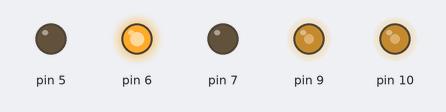
This sketch was run on a simulated Arduino Uno, built with avr-gcc and run on an emulated ATmega328P. Parts: output pins drawn as LEDs (lit = HIGH).

Above: at 0.1 s.
Timing chart, 0 to 1.6 s (numbered marks = the images above):
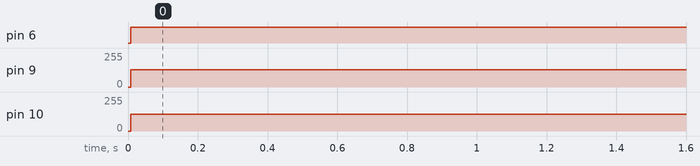

Measured:
- by itself, pin 6: LOW → HIGH at 0.01 s
- by itself, pin 9: 0/255 → 128/255 at 0.01 s
- by itself, pin 10: 0/255 → 127/255 at 0.01 s

The sketch:

codesinglephase.ino
```cpp
// defintation section
#define ARRAY_SIZE 50
#define T1 3
#define T2 9
#define T3 5
#define T4 6
// end defeition section
// function decleatraion section
void InitTimersSafe();
bool SetPinFrequencySafe(int8_t pin, uint32_t frequency);
void pwmWriteHR(uint8_t pin, uint16_t val);
// end function decleration section
// variable decleration section
char count = 1;
int32_t frequency = 10000;
int32_t volt;
unsigned int time = 10000;
int count1 = 1;
int count2 = 1;
int delaytime;
float sineWave[ARRAY_SIZE];
float angle;
// variable decaltion section

void setup() {
  for (int i = 0; i < ARRAY_SIZE; i++) {
    angle = (PI * i) / (ARRAY_SIZE - 1);
    sineWave[i] = sin(angle);
  }
  InitTimersSafe();
  SetPinFrequencySafe(10, frequency);
  SetPinFrequencySafe(9, frequency);
  DDRD |= 0b11100000;
    //Serial.begin(250000);
}
void loop() {
 // volt = analogRead(A0);
  //time = map(analogRead(A0),0,1023,5000 , 25000 );

    PORTD |=  (0b01000000);
  pwmWriteHR(10, 32700);  //Maximum 65535
  pwmWriteHR(9, 32700);
  TCCR1A |= bit (COM1A0);
//Serial.println(volt);


}
```

ATimerDefs.cpp
```cpp
// (licence header left out)
#if defined(__AVR_ATmega640__) || defined(__AVR_ATmega1280__) || defined(__AVR_ATmega1281__) || defined(__AVR_ATmega2560__) || defined(__AVR_ATmega2561__)

#include "wiring_private.h"
#include "../PWM.h"

#define UINT16_MAX 65535
#define UINT8_MAX 255

//--------------------------------------------------------------------------------
//							Helper Functions
//--------------------------------------------------------------------------------

static float toBaseTwo(double baseTenNum)
{
	return log(baseTenNum + 1)/log(2);
}

//--------------------------------------------------------------------------------
//							16 Bit Timer Functions
//--------------------------------------------------------------------------------

uint32_t GetFrequency_16(const int16_t timerOffset)
{
	return (int32_t)(F_CPU/(2 * (int32_t)GetTop_16(timerOffset) * GetPrescaler_16(timerOffset)));
}

bool SetFrequency_16(const int16_t timerOffset, uint32_t f)
{
	if(f > 2000000 || f < 1)
	return false;

	//find the smallest usable multiplier
	uint16_t multiplier = (int16_t)(F_CPU / (2 * f * UINT16_MAX));

	uint8_t iterate = 0;
	while(multiplier > pscLst[iterate++]);

	multiplier = pscLst[iterate];		//multiplier holds the clock select value, and iterate holds the corresponding CS flag

	//getting the timer top using the new multiplier
	uint16_t timerTop = (uint16_t)(F_CPU/(2* f * multiplier));

	SetTop_16(timerOffset, timerTop);
	SetPrescaler_16(timerOffset, (prescaler)iterate);

	return true;
}

uint16_t GetPrescaler_16(const int16_t timerOffset)
{
	return pscLst[(TCCRB_16(timerOffset) & 7)];
}

void SetPrescaler_16(const int16_t timerOffset, prescaler psc)
{
	TCCRB_16(timerOffset) = (TCCRB_16(timerOffset) & ~7) | (psc & 7);
}

void SetTop_16(const int16_t timerOffset, uint16_t top)
{
	ICR_16(timerOffset) = top;
}

uint16_t GetTop_16(const int16_t timerOffset)
{
	return ICR_16(timerOffset);
}

void Initialize_16(const int16_t timerOffset)
{
	//setting the waveform generation mode
	uint8_t wgm = 8;

	TCCRA_16(timerOffset) = (TCCRA_16(timerOffset) & B11111100) | (wgm & 3);
	TCCRB_16(timerOffset) = (TCCRB_16(timerOffset) & B11100111) | ((wgm & 12) << 1);

	SetFrequency_16(timerOffset, 500);
}

float GetResolution_16(const int16_t timerOffset)
{
	return toBaseTwo(ICR_16(timerOffset));
}

//--------------------------------------------------------------------------------
//							8 Bit Timer Functions
//--------------------------------------------------------------------------------

uint32_t GetFrequency_8(const int16_t timerOffset)
{
	return (uint32_t)(F_CPU/((uint32_t)2 * GetTop_8(timerOffset) * GetPrescaler_8(timerOffset)));
}

bool SetFrequency_8(const int16_t timerOffset, uint32_t f)
{
	if(f > 2000000 || f < 31)
		return false;

	//find the smallest usable multiplier
	uint16_t multiplier = (F_CPU / (2 * (uint32_t)f * UINT8_MAX));

	uint8_t iterate = 0;
	uint16_t timerTop;

	do
	{
		if(TIMER2_OFFSET != timerOffset)
		{
			while(multiplier > pscLst[++iterate]);
			multiplier = pscLst[iterate];
		}
		else
		{
			while(multiplier > pscLst_alt[++iterate]);
			multiplier = pscLst_alt[iterate];
		}
		//getting the timer top using the new multiplier
		timerTop = (F_CPU/(2* f * (uint32_t)multiplier));
	} while (timerTop > UINT8_MAX);

	SetTop_8(timerOffset, timerTop);

	if(timerOffset != TIMER2_OFFSET)
	SetPrescaler_8(timerOffset, (prescaler)iterate);
	else
	SetPrescalerAlt_8(timerOffset, (prescaler_alt)iterate);

	return true;
}

uint16_t GetPrescaler_8(const int16_t timerOffset)
{
	if(timerOffset != TIMER2_OFFSET)
		return pscLst[(TCCRB_8(timerOffset) & 7)];
	else
		return pscLst_alt[(TCCRB_8(timerOffset) & 7)];
}

void SetPrescalerAlt_8(const int16_t timerOffset, prescaler_alt psc)
{
	TCCRB_8(timerOffset) = (TCCRB_8(timerOffset) & ~7) | (psc & 7);
}

void SetPrescaler_8(const int16_t timerOffset, prescaler psc)
{
	TCCRB_8(timerOffset) = (TCCRB_8(timerOffset) & ~7) | (psc & 7);
}

void SetTop_8(const int16_t timerOffset, uint8_t top)
{
	OCRA_8(timerOffset) = top;
}

uint8_t	GetTop_8(const int16_t timerOffset)
{
	return OCRA_8(timerOffset);
}

void Initialize_8(const int16_t timerOffset)
{
	//setting the waveform generation mode
	uint8_t wgm = 5;

	TCCRA_8(timerOffset) = (TCCRA_8(timerOffset) & B11111100) | (wgm & 3);
	TCCRB_8(timerOffset) = (TCCRB_8(timerOffset) & B11110111) | ((wgm & 12) << 1);

	//disable timer0's interrupt when initialization is called, otherwise handler will eat
	//up processor cycles when PWM on timer0 is set to high frequencies. This will effectively disable
	//Arduino's time keeping functions, which the user should be aware of before initializing timer0
	if(timerOffset == 0)
	{
		TIMSK0 &= B11111110;
	}

	SetFrequency_8(timerOffset, 500);
}

float GetResolution_8(const int16_t timerOffset)
{
	return toBaseTwo(OCRA_8(timerOffset));
}

//--------------------------------------------------------------------------------
//							Timer Independent Functions
//--------------------------------------------------------------------------------

void pwmWrite(uint8_t pin, uint8_t val)
{
	pinMode(pin, OUTPUT);

	uint32_t tmp = val;

	if (val == 0)
		digitalWrite(pin, LOW);
	else if (val == 255)
		digitalWrite(pin, HIGH);
	else
	{
		TimerData td = timer_to_pwm_data[digitalPinToTimer(pin)];
		if(td.ChannelRegLoc) //null checking
		{
			if(td.Is16Bit)
			{
				sbi(_SFR_MEM8(td.PinConnectRegLoc), td.PinConnectBits);
				_SFR_MEM16(td.ChannelRegLoc) = (tmp * _SFR_MEM16(td.TimerTopRegLoc)) / 255;
			}
			else
			{
				sbi(_SFR_MEM8(td.PinConnectRegLoc), td.PinConnectBits);
				_SFR_MEM8(td.ChannelRegLoc) = (tmp * _SFR_MEM8(td.TimerTopRegLoc)) / 255;
			}
		}
	}
}

//takes a 16 bit value instead of an 8 bit value for maximum resolution
void pwmWriteHR(uint8_t pin, uint16_t val)
{
	pinMode(pin, OUTPUT);

	uint32_t tmp = val;

	if (val == 0)
	digitalWrite(pin, LOW);
	else if (val == 65535)
	digitalWrite(pin, HIGH);
	else
	{
		TimerData td = timer_to_pwm_data[digitalPinToTimer(pin)];
		if(td.ChannelRegLoc) //null checking
		{
			if(td.Is16Bit)
			{
				sbi(_SFR_MEM8(td.PinConnectRegLoc), td.PinConnectBits);
				_SFR_MEM16(td.ChannelRegLoc) = (tmp * _SFR_MEM16(td.TimerTopRegLoc)) / 65535;
			}
			else
			{
				sbi(_SFR_MEM8(td.PinConnectRegLoc), td.PinConnectBits);
				_SFR_MEM8(td.ChannelRegLoc) = (tmp * _SFR_MEM8(td.TimerTopRegLoc)) / 65535;
			}
		}
	}
}

//Initializes all timer objects, setting them to modes compatible with frequency manipulation. All timers are set to 488 - 500 Hz at the end of initialization.
void InitTimers()
{
	Timer0_Initialize();
	InitTimersSafe();
}

//initializes all timer objects except for timer 0, which is necessary for the Arduino's time keeping functions
void InitTimersSafe()
{
	Timer1_Initialize();
	Timer2_Initialize();
	Timer3_Initialize();
	Timer4_Initialize();
	Timer5_Initialize();
}

bool SetPinFrequency(int8_t pin, uint32_t frequency)
{
	uint8_t timer = digitalPinToTimer(pin);

	if(timer == TIMER0B)
	return Timer0_SetFrequency(frequency);
	else if(timer == TIMER1A || timer == TIMER1B)
	return Timer1_SetFrequency(frequency);
	else if(timer == TIMER2B)
	return Timer2_SetFrequency(frequency);
	else if(timer == TIMER3A || timer == TIMER3B || timer == TIMER3C)
	return Timer3_SetFrequency(frequency);
	else if(timer == TIMER4A || timer == TIMER4B || timer == TIMER4C)
	return Timer4_SetFrequency(frequency);
	else if(timer == TIMER5A || timer == TIMER5B || timer == TIMER5C)
	return Timer5_SetFrequency(frequency);
	else
	return false;
}

bool SetPinFrequencySafe(int8_t pin, uint32_t frequency)
{
	uint8_t timer = digitalPinToTimer(pin);

	if(timer == TIMER1A || timer == TIMER1B)
	return Timer1_SetFrequency(frequency);
	else if(timer == TIMER2B)
	return Timer2_SetFrequency(frequency);
	else if(timer == TIMER3A || timer == TIMER3B || timer == TIMER3C)
	return Timer3_SetFrequency(frequency);
	else if(timer == TIMER4A || timer == TIMER4B || timer == TIMER4C)
	return Timer4_SetFrequency(frequency);
	else if(timer == TIMER5A || timer == TIMER5B || timer == TIMER5C)
	return Timer5_SetFrequency(frequency);
	else
	return false;
}

float GetPinResolution(uint8_t pin)
{
	TimerData td = timer_to_pwm_data[digitalPinToTimer(pin)];
	double baseTenRes = 0;

	if(td.ChannelRegLoc)
	{
		//getting a base 10 resolution
		td.Is16Bit? (baseTenRes = _SFR_MEM16(td.TimerTopRegLoc)) : (baseTenRes = _SFR_MEM8(td.TimerTopRegLoc));

		//change the base and return
		return toBaseTwo(baseTenRes);
	}
	else
	{
		return 0;
	}
}
#endif
```

BTimerDefs.cpp
```cpp
// (licence header left out)
#if defined(__AVR_ATmega48__) || defined(__AVR_ATmega88__) || defined(__AVR_ATmega88P__) || defined(__AVR_ATmega168__) || defined(__AVR_ATmega168P__) || defined(__AVR_ATmega328__) || defined(__AVR_ATmega328P__)

#include "wiring_private.h"
#include "../PWM.h"

#define UINT16_MAX 65535
#define UINT8_MAX 255

//--------------------------------------------------------------------------------
//							Helper Functions
//--------------------------------------------------------------------------------

static float toBaseTwo(double baseTenNum)
{
	return log(baseTenNum + 1)/log(2);
}

//--------------------------------------------------------------------------------
//							16 Bit Timer Functions
//--------------------------------------------------------------------------------

uint32_t GetFrequency_16()
{
	return (int32_t)(F_CPU/(2 * (int32_t)GetTop_16() * GetPrescaler_16()));
}

bool SetFrequency_16(uint32_t f)
{
	if(f > 2000000 || f < 1)
	return false;

	//find the smallest usable multiplier
	uint16_t multiplier = (int16_t)(F_CPU / (2 * f * UINT16_MAX));

	uint8_t iterate = 0;
	while(multiplier > pscLst[iterate++]);

	multiplier = pscLst[iterate]; //multiplier holds the clock select value, and iterate holds the corresponding CS flag

	//getting the timer top using the new multiplier
	uint16_t timerTop = (uint16_t)(F_CPU/(2* f * multiplier));

	SetTop_16(timerTop);
	SetPrescaler_16((prescaler)iterate);

	return true;
}

uint16_t GetPrescaler_16()
{
	return pscLst[(TCCR1B & 7)];
}

void SetPrescaler_16(prescaler psc)
{
	TCCR1B = (TCCR1B & ~7) | (psc & 7);
}

void SetTop_16(uint16_t top)
{
	ICR1 = top;
}

uint16_t GetTop_16()
{
	return ICR1;
}

void Initialize_16()
{
	//setting the waveform generation mode
	uint8_t wgm = 8;

	TCCR1A = (TCCR1A & B11111100) | (wgm & 3);
	TCCR1B = (TCCR1B & B11100111) | ((wgm & 12) << 1);

	SetFrequency_16(500);
}

float GetResolution_16()
{
	return toBaseTwo(ICR1);
}

//--------------------------------------------------------------------------------
//							8 Bit Timer Functions
//--------------------------------------------------------------------------------

uint32_t GetFrequency_8(const int16_t timerOffset)
{
	return (uint32_t)(F_CPU/((uint32_t)2 * GetTop_8(timerOffset) * GetPrescaler_8(timerOffset)));
}

bool SetFrequency_8(const int16_t timerOffset, uint32_t f)
{
	if(f > 2000000 || f < 31)
		return false;

	//find the smallest usable multiplier
	uint16_t multiplier = (F_CPU / (2 * (uint32_t)f * UINT8_MAX));

	uint8_t iterate = 0;
	uint16_t timerTop;

	do
	{
		if(TIMER2_OFFSET != timerOffset)
		{
			while(multiplier > pscLst[++iterate]);
			multiplier = pscLst[iterate];
		}
		else
		{
			while(multiplier > pscLst_alt[++iterate]);
			multiplier = pscLst_alt[iterate];
		}

		//getting the timer top using the new multiplier
		timerTop = (F_CPU/(2* f * (uint32_t)multiplier));

	} while (timerTop > UINT8_MAX);

	SetTop_8(timerOffset, timerTop);

	if(timerOffset != TIMER2_OFFSET)
	SetPrescaler_8(timerOffset, (prescaler)iterate);
	else
	SetPrescalerAlt_8(timerOffset, (prescaler_alt)iterate);

	return true;
}

uint16_t GetPrescaler_8(const int16_t timerOffset)
{
	if(timerOffset != TIMER2_OFFSET)
		return pscLst[(TCCRB_8(timerOffset) & 7)];
	else
		return pscLst_alt[(TCCRB_8(timerOffset) & 7)];
}

void SetPrescaler_8(const int16_t timerOffset, prescaler psc)
{
	TCCRB_8(timerOffset) = (TCCRB_8(timerOffset) & ~7) | (psc & 7);
}

void SetPrescalerAlt_8(const int16_t timerOffset, prescaler_alt psc)
{
	TCCRB_8(timerOffset) = (TCCRB_8(timerOffset) & ~7) | (psc & 7);
}

void SetTop_8(const int16_t timerOffset, uint8_t top)
{
	OCRA_8(timerOffset) = top;
}

uint8_t	GetTop_8(const int16_t timerOffset)
{
	return OCRA_8(timerOffset);
}

void Initialize_8(const int16_t timerOffset)
{
	//setting the waveform generation mode
	uint8_t wgm = 5;

	TCCRA_8(timerOffset) = (TCCRA_8(timerOffset) & B11111100) | (wgm & 3);
	TCCRB_8(timerOffset) = (TCCRB_8(timerOffset) & B11110111) | ((wgm & 12) << 1);

	//disable timer0's interrupt when initialization is called, otherwise handler will eat
	//up processor cycles when PWM on timer0 is set to high frequencies. This will effectively disable
	//Arduino's time keeping functions, which the user should be aware of before initializing timer0
	if(timerOffset == 0)
	{
		TIMSK0 &= B11111110;
	}

	SetFrequency_8(timerOffset, 500);
}

float GetResolution_8(const int16_t timerOffset)
{
	return toBaseTwo(OCRA_8(timerOffset));
}


//--------------------------------------------------------------------------------
//							Timer Independent Functions
//--------------------------------------------------------------------------------

void pwmWrite(uint8_t pin, uint8_t val)
{
	pinMode(pin, OUTPUT);

	//casting "val" to be larger so that the final value (which is the partially
	//the result of multiplying two potentially high value int16s) will not truncate
	uint32_t tmp = val;

	if (val == 0)
		digitalWrite(pin, LOW);
	else if (val == 255)
		digitalWrite(pin, HIGH);
	else
	{
		uint16_t regLoc16 = 0;
		uint16_t regLoc8 = 0;

		uint16_t top;

		switch(digitalPinToTimer(pin))
		{
			case TIMER0B:
			sbi(TCCR0A, COM0B1);
			regLoc8 = OCR0B_MEM;
			top = Timer0_GetTop();
			break;
			case TIMER1A:
			sbi(TCCR1A, COM1A1);
			regLoc16 = OCR1A_MEM;
			top = Timer1_GetTop();
			break;
			case TIMER1B:
			sbi(TCCR1A, COM1B1);
			regLoc16 = OCR1B_MEM;
			top = Timer1_GetTop();
			break;
			case TIMER2B:
			sbi(TCCR2A, COM2B1);
			regLoc8 = OCR2B_MEM;
			top = Timer2_GetTop();
			break;
			case NOT_ON_TIMER:
			default:
			if (val < 128)
			digitalWrite(pin, LOW);
			else
			digitalWrite(pin, HIGH);
			return;
		}

		if(regLoc16)
			_SFR_MEM16(regLoc16) = (tmp*top)/255;
		else
			_SFR_MEM8(regLoc8) = (tmp*top)/255;

	}
}

//takes a 16 bit value instead of an 8 bit value for maximum resolution
void pwmWriteHR(uint8_t pin, uint16_t val)
{
	pinMode(pin, OUTPUT);

	uint32_t tmp = val;

	if (val == 0)
	digitalWrite(pin, LOW);
	else if (val == 65535)
	digitalWrite(pin, HIGH);
	else
	{
		uint16_t regLoc16 = 0;
		uint16_t regLoc8 = 0;

		uint16_t top;
		switch(digitalPinToTimer(pin))
		{
			case TIMER0B:
			sbi(TCCR0A, COM0B1);
			regLoc8 = OCR0B_MEM;
			top = Timer0_GetTop();
			break;
			case TIMER1A:
			sbi(TCCR1A, COM1A1);
			regLoc16 = OCR1A_MEM;
			top = Timer1_GetTop();
			break;
			case TIMER1B:
			sbi(TCCR1A, COM1B1);
			regLoc16 = OCR1B_MEM;
			top = Timer1_GetTop();
			break;
			case TIMER2B:
			sbi(TCCR2A, COM2B1);
			regLoc8 = OCR2B_MEM;
			top = Timer2_GetTop();
			break;
			case NOT_ON_TIMER:
			default:
			if (val < 128)
			digitalWrite(pin, LOW);
			else
			digitalWrite(pin, HIGH);
			return;
		}

		if(regLoc16)
			_SFR_MEM16(regLoc16) = (tmp*top)/65535;
		else
			_SFR_MEM8(regLoc8) = (tmp*top)/65535;
	}
}

void InitTimers()
{
	Timer0_Initialize();
	Timer1_Initialize();
	Timer2_Initialize();
}

void InitTimersSafe()
{
	Timer1_Initialize();
	Timer2_Initialize();
}

extern bool SetPinFrequency( int8_t pin, uint32_t frequency )
{
	uint8_t timer = digitalPinToTimer(pin);

	if(timer == TIMER0B)
		return Timer0_SetFrequency(frequency);
	else if(timer == TIMER1A || timer == TIMER1B)
		return Timer1_SetFrequency(frequency);
	else if(timer == TIMER2B)
		return Timer2_SetFrequency(frequency);
	else
		return false;
}

bool SetPinFrequencySafe(int8_t pin, uint32_t frequency)
{
	uint8_t timer = digitalPinToTimer(pin);

	if(timer == TIMER1A || timer == TIMER1B)
		return Timer1_SetFrequency(frequency);
	else if(timer == TIMER2B)
		return Timer2_SetFrequency(frequency);
	else
		return false;
}

float GetPinResolution(uint8_t pin)
{
	uint8_t timer = digitalPinToTimer(pin);
	uint16_t top;

	switch(timer)
	{
		case TIMER0B:
			top = Timer0_GetTop();
			break;
		case TIMER1A:
			top = Timer1_GetTop();
			break;
		case TIMER1B:
			top = Timer1_GetTop();
			break;
		case TIMER2B:
			top = Timer2_GetTop();
		default:
			return 0;
	}

	return toBaseTwo(top);
}

#endif
```

Source omitted: BTimerDefs.h (3833 bytes), PWM.h (4775 bytes)
